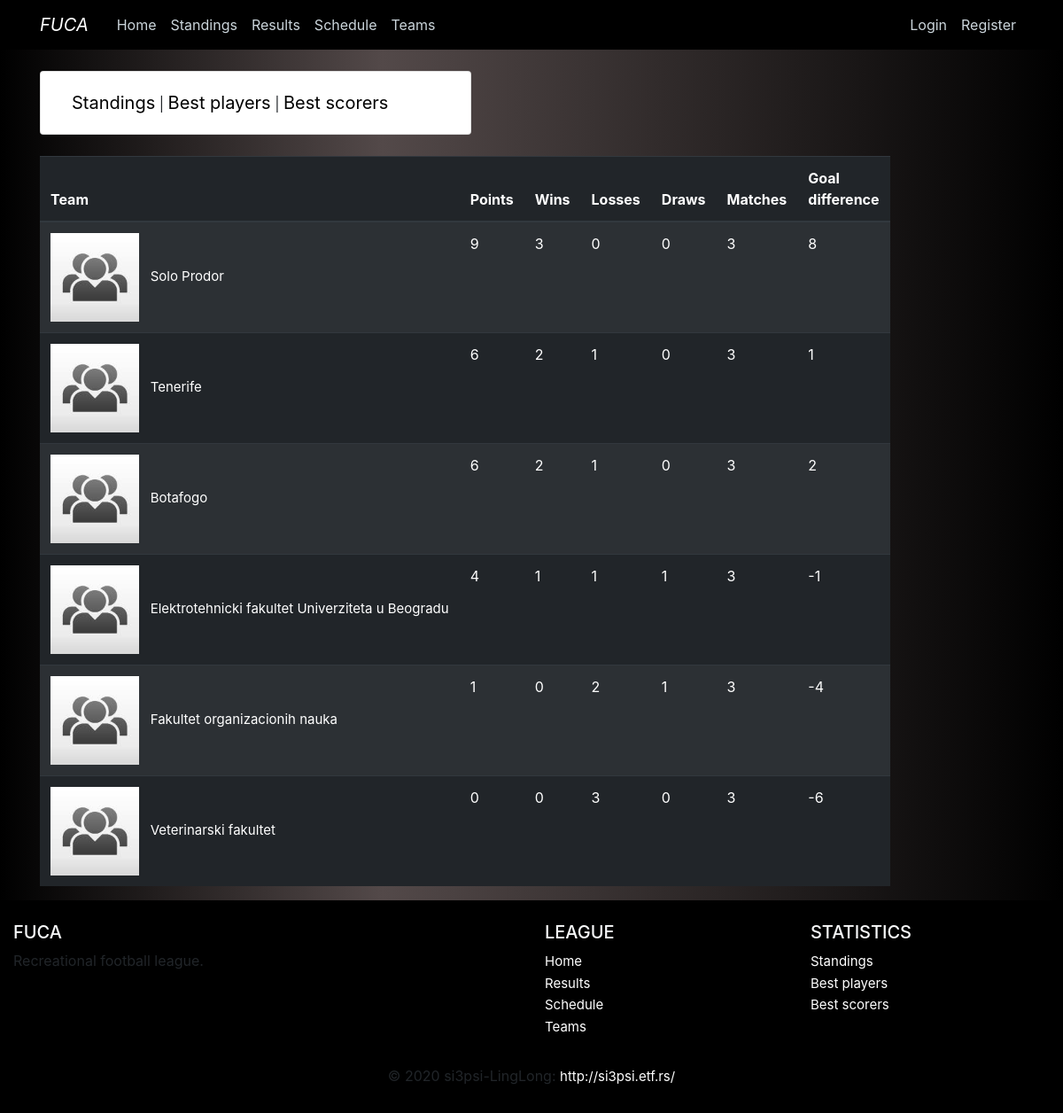
/standings/, run on an earlier commit of the app's database.
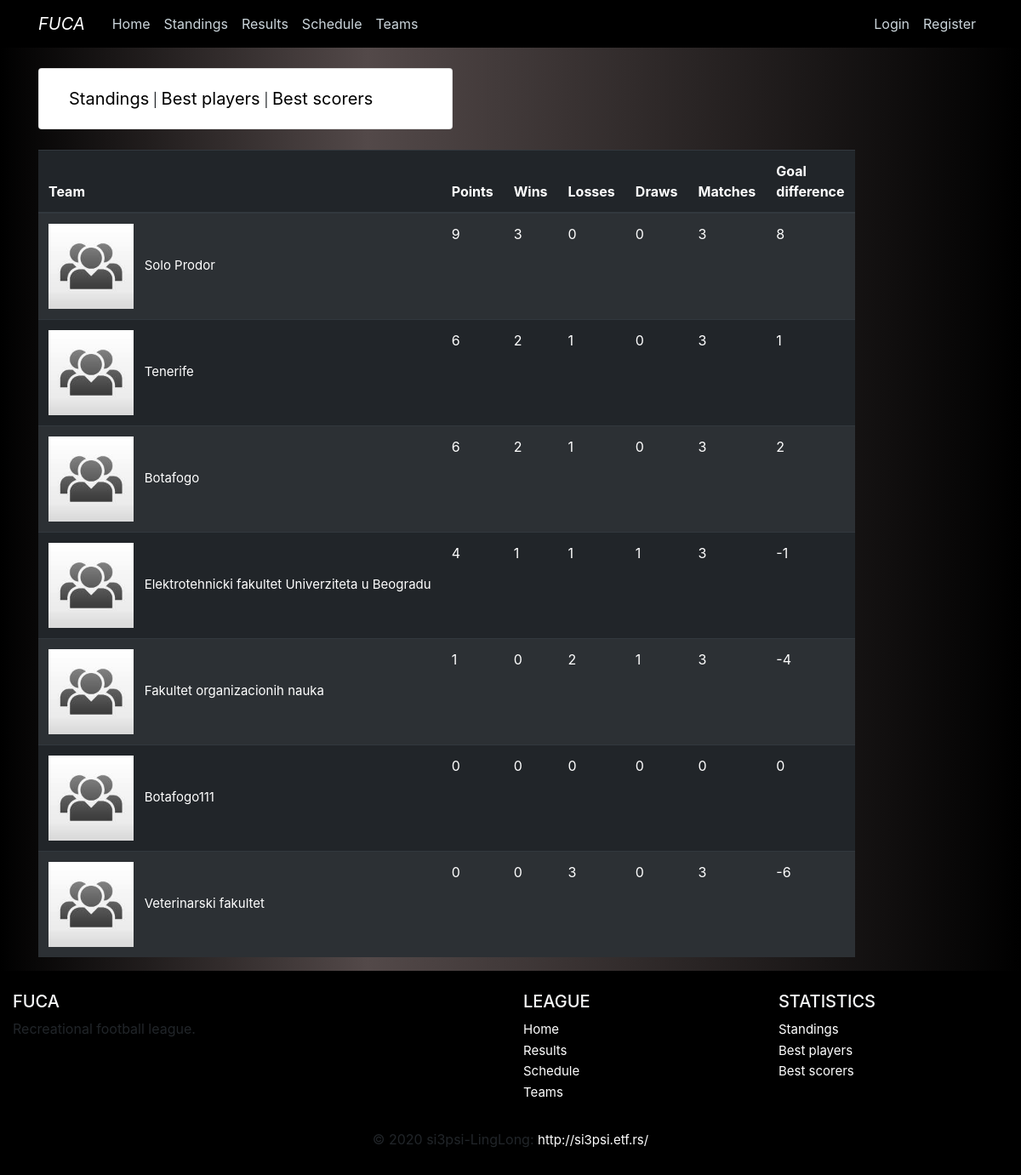
And on a later commit of the database.
### fuca/models.py (models this page shows, shortened)
class Team(db.Model):
    __tablename__ = 'team'
    id          = db.Column(db.Integer,     primary_key=True)
    name        = db.Column(db.String(100), nullable=False, unique=True)
    matches     = db.Column(db.Integer,     nullable=False, default=0)
    wins        = db.Column(db.Integer,     nullable=False, default=0)
    losses      = db.Column(db.Integer,     nullable=False, default=0)
    draws       = db.Column(db.Integer,     nullable=False, default=0)
    goal_diff   = db.Column(db.Integer,     nullable=False, default=0)
    logo_image  = db.Column(db.String(20),  nullable=False, default='default.jpg')
    captain_id  = db.Column(db.Integer, db.ForeignKey('player.id'))
    host_matches    = db.relationship('Match',  backref='host_team',    lazy=True,  foreign_keys=Match.host_team_id)
    guest_matches   = db.relationship('Match',  backref='guest_team',   lazy=True,  foreign_keys=Match.guest_team_id)
    players         = db.relationship('Player', backref='team',         lazy=True,  foreign_keys=Player.team_id)
    @property
    def points(self):
        return self.wins*3 + self.draws*1

### fuca/standings/routes.py (the view)
@scores.route("/")
def standings():
    teams = Team.query.all()
    teams = list(reversed(sorted(teams, key=lambda team: team.points)))
    for team in teams:
        team.logo = url_for('static', filename='images/teams/{}'.format(team.logo_image))
    return render_template('standings/standings.html', teams=teams, title='Standings')

### fuca/templates/standings/standings.html
{% extends 'standings/standings-layout.html' %}
{% block standings_content %}
    <table class="table table-dark table-striped table-hover" >
        <thead>
            <th>Team</th>
            <th>Points</th>
            <th>Wins</th>
            <th>Losses</th>
            <th>Draws</th>
            <th>Matches</th>
            <th>Goal difference</th>
        </thead>
        {% for team in teams %}
        <tr>
            <td style="white-space:nowrap">
                <a href="{{ url_for('teams.team', id=team.id)}}" class="whitelink" >
                    <img src="{{ team.logo }}" width="100"> &nbsp;
                    {{ team.name}}
                </a>
            </td>
            <td>{{ team.points }}</td>
            <td>{{ team.wins }}</td>
            <td>{{ team.losses }}</td>
            <td>{{ team.draws }}</td>
            <td>{{ team.matches }}</td>
            <td>{{ team.goal_diff }}</td>
        </tr>
        {% endfor %}
    </table>
{% endblock standings_content %}

### fuca/templates/standings/standings-layout.html
{% extends 'home/layout.html' %}
{% block content %}
                <div class="card col-md-8">
                    <div class="card-body">
                        <a href="{{ url_for('standings.standings') }}" class="customLink">Standings</a> |
                        <a href="{{ url_for('standings.bestplayers') }}"class="customLink">Best players</a> |
                        <a href="{{ url_for('standings.bestscorers') }}"class="customLink">Best scorers</a>
                    </div>
                </div>
<br>
    {% block standings_content %}{% endblock standings_content%}
{% endblock content %}

### fuca/templates/home/layout.html (shortened to what this page needs)
<!DOCTYPE html>
<html>
    <head>
        <link   rel="stylesheet"
                href="https://maxcdn.bootstrapcdn.com/bootstrap/4.0.0/css/bootstrap.min.css"
>
        <link rel="stylesheet" type="text/css" href="{{ url_for('static', filename='main.css') }}">
    </head>
    <body class="dark-background">
        <div id="page-container">
            <div id="content-wrap">
        <header class="site-header">
            <nav class="navbar navbar-expand-md  navbarcolor fixed-top">
                <div class="container">
                    <a class="navbar-brand mr-4 fucalogo" href="/"><i>FUCA</i></a>
                    <div class="collapse navbar-collapse" id="navbarToggle">
                        <div class="navbar-nav mr-auto">
                            <a class="nav-item nav-link" href="{{ url_for('main.home') }}"> Home</a>
                            <a class="nav-item nav-link" href="{{ url_for('standings.standings') }}"> Standings </a>
                            <a class="nav-item nav-link" href="{{ url_for('main.results') }}"> Results </a>
                            <a class="nav-item nav-link" href="{{ url_for('main.schedule') }}"> Schedule </a>
                            <a class="nav-item nav-link" href="{{ url_for('main.teams') }}"> Teams </a>
                        </div>
                        <div class="navbar-nav">
                            {% if current_user.is_authenticated and current_user.is_admin %}
                                <a class="nav-item nav-link" href="{{ url_for('adminhome.admin') }}">Admin page</a>
                                <a class="nav-item nav-link" href="{{ url_for('users.account') }}">Admin Account</a>
                                <a class="nav-item nav-link" href="{{ url_for('users.logout') }}">Logout</a>
                            {% elif current_user.is_authenticated %}
                                <a class="nav-item nav-link" href="{{ url_for('users.account') }}">My Account</a>
                                <a class="nav-item nav-link" href="{{ url_for('users.logout') }}">Logout</a>
                            {% else %}
                                <a class="nav-item nav-link" href="{{ url_for('users.login') }}">Login</a>
                                <a class="nav-item nav-link" href="{{ url_for('users.register') }}">Register</a>
                            {% endif %}
                        </div>
                    </div>
                </div>
            </nav>
        </header>
        <main role="main" class="container">
            <div class="row">
                <div class="col-md-8">
                    {% block content %}{% endblock %}
                </div>
            </div>
        </main>
        </div>
        <footer id="footer" class="page-footer font-small blue pt-4 navbarcolor">
            <div class="container-fluid text-center text-md-left">
                <div class="row">
                    <div class="col-md-6 mt-md-0 mt-3">
                        <h5 class="text-uppercase text-light">FUCA</h5>
                        <p>Recreational football league.</p>
                    </div>
                    <div class="col-md-3 mb-md-0 mb-3">
                        <h5 class="text-uppercase text-light">League</h5>
                        <ul class="list-unstyled">
                            <li>
                                <a class="whitelink"href="{{ url_for('main.home') }}">Home</a>
                            </li>
                            <li>
                                <a class="whitelink"href="{{ url_for('main.results') }}">Results</a>
                            </li>
                            <li>
                                <a class="whitelink" href="{{ url_for('main.schedule') }}">Schedule</a>
                            </li>
                            <li>
                                <a class="whitelink" href="{{ url_for('main.teams') }}">Teams</a>
                            </li>
                        </ul>
                    </div>
                    <div class="col-md-3 mb-md-0 mb-3">
                        <h5 class="text-uppercase text-light">Statistics</h5>
                        <ul class="list-unstyled">
                            <li>
                                <a class="whitelink" href="{{ url_for('standings.standings') }}">Standings</a>
                            </li>
                            <li>
                                <a class="whitelink" href="{{ url_for('standings.bestplayers') }}">Best players</a>
                            </li>
                            <li>
                                <a class="whitelink" href="{{ url_for('standings.bestscorers') }}">Best scorers</a>
                            </li>
                        </ul>
                    </div>
                </div>
            </div>
            <div class="footer-copyright text-center py-3">© 2020 si3psi-LingLong:
                <a class="whitelink" href="http://si3psi.etf.rs/"> http://si3psi.etf.rs/ </a>
            </div>
        </footer>
    </div>
    </body>
</html>

### fuca/static/main.css (style rules this page uses)
body { margin-top: 5rem; }
#page-container { position: relative; min-height: 100vh; }
#content-wrap { padding-bottom: 15rem; }
#footer { position: absolute; bottom: 0; width: 100%; height: 15rem; }
h1, h2, h3, h4, h5, h6 { color: #444444; }
a:link { text-decoration: none; }
.customLink, .customLink:hover { color:black; text-decoration: none; font-size: 20px; }
.whitelink, .whitelink:hover { color:white; text-decoration: none; font-size: 15px; }
.fucalogo { color:white; }
.navbarcolor { background: rgb(0,0,0); }
.dark-background { background: rgb(0,0,0); background: linear-gradient(90deg, rgba(0,0,0,1) 0%, rgba(83,73,73,1) 36%, rgba(0,0,0,1) 100%); }
.site-header .navbar-nav .nav-link { color: #cbd5db; }

What changed in the data, as far as the page shows it:
added Team: name "Botafogo111", points "0", wins "0", losses "0", draws "0", matches "0", goal_diff "0"
